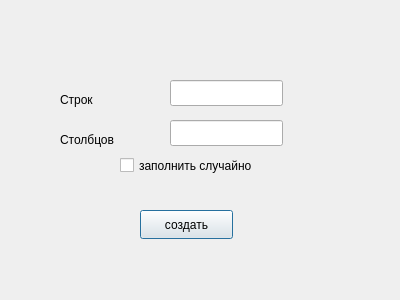
<?xml version="1.0" encoding="UTF-8"?>
<ui version="4.0">
 <class>creatematrix</class>
 <widget class="QDialog" name="creatematrix">
  <property name="geometry">
   <rect>
    <x>0</x>
    <y>0</y>
    <width>400</width>
    <height>300</height>
   </rect>
  </property>
  <property name="windowTitle">
   <string>Dialog</string>
  </property>
  <widget class="QCheckBox" name="checkBox">
   <property name="geometry">
    <rect>
     <x>120</x>
     <y>130</y>
     <width>171</width>
     <height>71</height>
    </rect>
   </property>
   <property name="text">
    <string>заполнить случайно</string>
   </property>
  </widget>
  <widget class="QLineEdit" name="lineEdit">
   <property name="geometry">
    <rect>
     <x>170</x>
     <y>80</y>
     <width>113</width>
     <height>26</height>
    </rect>
   </property>
   <property name="text">
    <string/>
   </property>
  </widget>
  <widget class="QLineEdit" name="lineEdit_2">
   <property name="geometry">
    <rect>
     <x>170</x>
     <y>120</y>
     <width>113</width>
     <height>26</height>
    </rect>
   </property>
   <property name="text">
    <string/>
   </property>
  </widget>
  <widget class="QLabel" name="label">
   <property name="geometry">
    <rect>
     <x>60</x>
     <y>90</y>
     <width>63</width>
     <height>20</height>
    </rect>
   </property>
   <property name="text">
    <string>Строк</string>
   </property>
  </widget>
  <widget class="QLabel" name="label_2">
   <property name="geometry">
    <rect>
     <x>60</x>
     <y>130</y>
     <width>91</width>
     <height>20</height>
    </rect>
   </property>
   <property name="text">
    <string>Столбцов</string>
   </property>
  </widget>
  <widget class="QPushButton" name="pushButton">
   <property name="geometry">
    <rect>
     <x>140</x>
     <y>210</y>
     <width>93</width>
     <height>29</height>
    </rect>
   </property>
   <property name="text">
    <string>создать</string>
   </property>
  </widget>
 </widget>
 <resources/>
 <connections/>
</ui>
